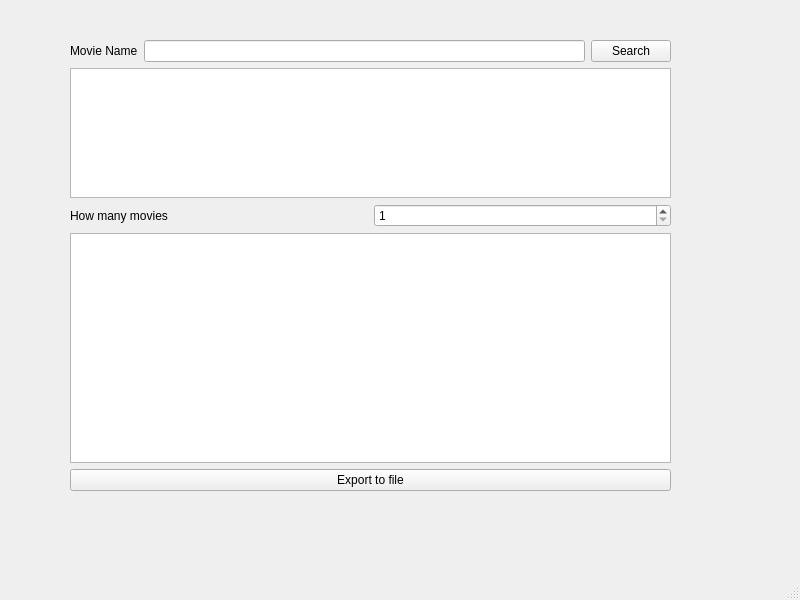
<?xml version="1.0" encoding="UTF-8"?>
<ui version="4.0">
 <class>MainWindow</class>
 <widget class="QMainWindow" name="MainWindow">
  <property name="geometry">
   <rect>
    <x>0</x>
    <y>0</y>
    <width>800</width>
    <height>600</height>
   </rect>
  </property>
  <property name="windowTitle">
   <string>MainWindow</string>
  </property>
  <widget class="QWidget" name="centralwidget">
   <widget class="QWidget" name="layoutWidget">
    <property name="geometry">
     <rect>
      <x>70</x>
      <y>40</y>
      <width>601</width>
      <height>451</height>
     </rect>
    </property>
    <layout class="QVBoxLayout" name="verticalLayout">
     <item>
      <layout class="QHBoxLayout" name="horizontalLayout">
       <item>
        <widget class="QLabel" name="label">
         <property name="text">
          <string>Movie Name</string>
         </property>
        </widget>
       </item>
       <item>
        <widget class="QLineEdit" name="lineEdit"/>
       </item>
       <item>
        <widget class="QPushButton" name="pushButton">
         <property name="text">
          <string>Search</string>
         </property>
        </widget>
       </item>
      </layout>
     </item>
     <item>
      <widget class="QListWidget" name="movieListWidget">
       <property name="maximumSize">
        <size>
         <width>16777215</width>
         <height>130</height>
        </size>
       </property>
      </widget>
     </item>
     <item>
      <layout class="QHBoxLayout" name="horizontalLayout_2">
       <item>
        <widget class="QLabel" name="label_2">
         <property name="text">
          <string>How many movies </string>
         </property>
        </widget>
       </item>
       <item>
        <widget class="QSpinBox" name="movieNumber">
         <property name="minimum">
          <number>1</number>
         </property>
         <property name="maximum">
          <number>100</number>
         </property>
        </widget>
       </item>
      </layout>
     </item>
     <item>
      <widget class="QPlainTextEdit" name="plainTextEdit">
       <property name="readOnly">
        <bool>true</bool>
       </property>
      </widget>
     </item>
     <item>
      <widget class="QPushButton" name="exportButton">
       <property name="text">
        <string>Export to file</string>
       </property>
      </widget>
     </item>
    </layout>
   </widget>
  </widget>
  <widget class="QMenuBar" name="menubar">
   <property name="geometry">
    <rect>
     <x>0</x>
     <y>0</y>
     <width>800</width>
     <height>22</height>
    </rect>
   </property>
  </widget>
  <widget class="QStatusBar" name="statusbar"/>
 </widget>
 <resources/>
 <connections/>
</ui>
